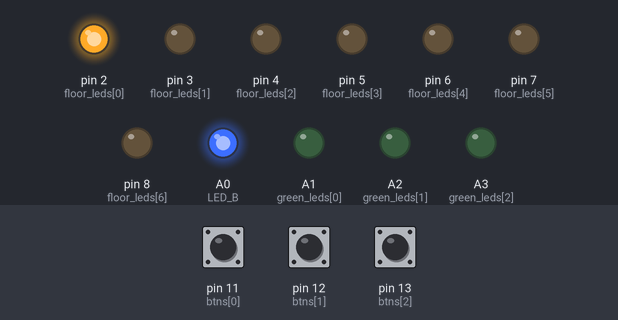
This sketch was run on a simulated Arduino Uno, built with avr-gcc and run on an emulated ATmega328P. On the bench: output pins drawn as LEDs (lit = HIGH). Dashed ring = blinking. The test bench sets the inputs (shaded band); at power-on: pin 12 (btns[1]) LOW, pin 11 (btns[0]) LOW, pin 13 (btns[2]) LOW.

Above: at 1.2 s.
1.3 s: pin 12 (btns[1]) pulled HIGH for 0.15 s
At 1.8 s:
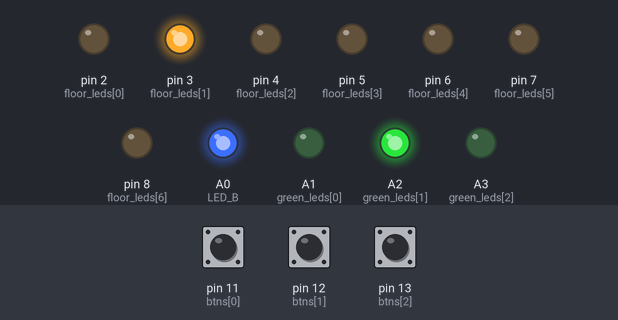
4.4 s: pin 11 (btns[0]) pulled HIGH for 3.2 s
At 7.7 s:
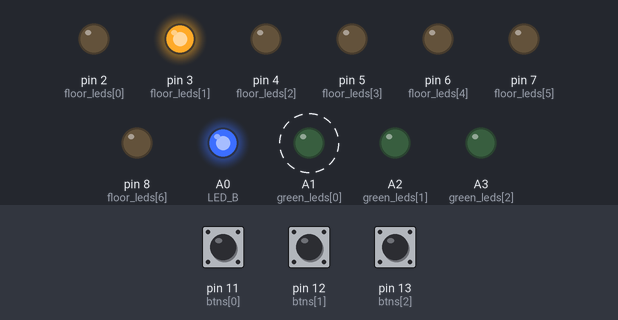
9.1 s: pin 13 (btns[2]) pulled HIGH for 1 s
At 10.5 s:
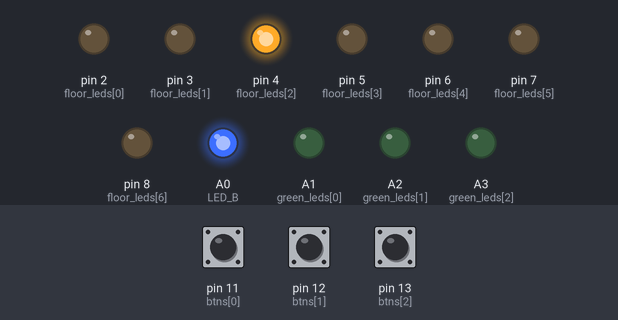
11.6 s: pin 11 (btns[0]) pulled HIGH for 0.15 s
At 12.0 s:
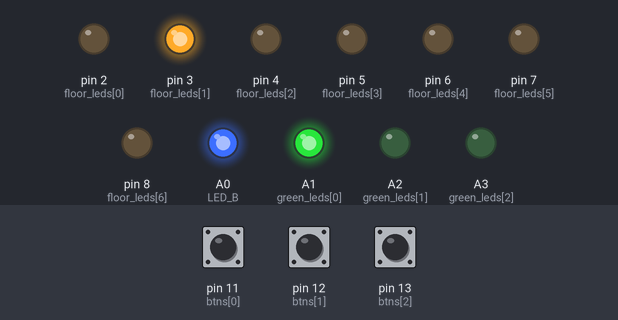
14.7 s: pin 13 (btns[2]) pulled HIGH for 0.15 s
At 15.5 s:
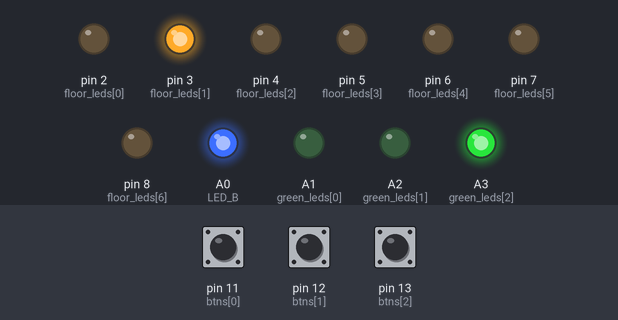
17.8 s: pin 12 (btns[1]) pulled HIGH for 1 s
At 21.3 s:
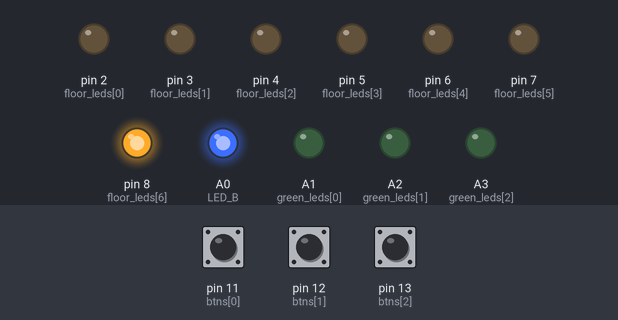
Timing chart, 0 to 22.8 s (numbered marks = the images above; inputs shaded):
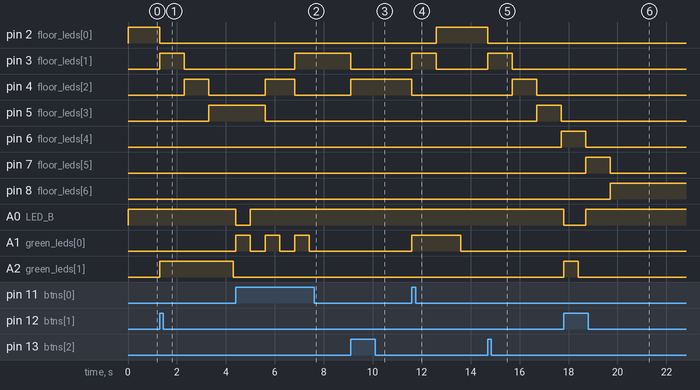

Measured:
- after the input at 1.3 s, pin 2 (floor_leds[0]): HIGH → LOW at once; pin 3 (floor_leds[1]): LOW → HIGH at once, → LOW 1.0 s later; pin 4 (floor_leds[2]): LOW → HIGH after 1.0 s, → LOW 1.0 s later; pin 5 (floor_leds[3]): LOW → HIGH after 2.0 s; A2 (green_leds[1]): LOW → HIGH at once, → LOW 3.0 s later
- after the input at 4.4 s, pin 3 (floor_leds[1]): LOW → HIGH after 2.4 s; pin 4 (floor_leds[2]): LOW → HIGH after 1.2 s, → LOW 1.2 s later
- after the input at 9.1 s, pin 3 (floor_leds[1]): HIGH → LOW at once; pin 4 (floor_leds[2]): LOW → HIGH at once; A3 (green_leds[2]): LOW → HIGH at once, → LOW 0.60 s later
- after the input at 11.6 s, pin 2 (floor_leds[0]): LOW → HIGH after 1.0 s; pin 3 (floor_leds[1]): LOW → HIGH at once, → LOW 1.0 s later; pin 4 (floor_leds[2]): HIGH → LOW at once; A1 (green_leds[0]): LOW → HIGH at once, → LOW 2.0 s later
- after the input at 14.7 s, pin 2 (floor_leds[0]): HIGH → LOW at once; pin 3 (floor_leds[1]): LOW → HIGH at once, → LOW 1.0 s later; pin 4 (floor_leds[2]): LOW → HIGH after 1.0 s, → LOW 1.0 s later; pin 5 (floor_leds[3]): LOW → HIGH after 2.0 s, → LOW 1.0 s later; pin 6 (floor_leds[4]): LOW → HIGH after 3.0 s
- after the input at 17.8 s, A0 (LED_B): HIGH → LOW at once, → HIGH 0.90 s later; A2 (green_leds[1]): LOW → HIGH at once, → LOW 0.60 s later

The sketch:

main.ino
```cpp
#define LED_B A0    // BLUE for standby
const int btns[3] = {11, 12, 13};
const int green_leds[3] = {A1, A2, A3};   // LED for green status
const int floor_leds[7] = {2, 3, 4, 5, 6, 7, 8};  // LEDs for each floor

unsigned long last_bounces[3];
bool called_floors[3] = {false, false, false};
unsigned int current_floor = 0;  // Start at floor 0
unsigned int target_floor = 0;  // No target initially
bool isMoving = false;
unsigned long last_move_time = 0;
const unsigned long moveInterval = 1000;
const unsigned long debounceInterval = 600;

class Queue {
  private:
    int front, rear, count;
    int queue[10];
  public:
    Queue() {
      front = 0;
      rear = 0;
      count = 0;
    }
    bool isEmpty() { return count == 0; }
    void enqueue(int floor) {
      if (count < 10) {
        queue[rear] = floor;
        rear = (rear + 1) % 10;
        count++;
      }
    }
    int dequeue() {
      if (isEmpty()) return -1;
      int floor = queue[front];
      front = (front + 1) % 10;
      count--;
      return floor;
    }
    int peek() {  // 다음 목표 층을 확인 (제거 X)
      return isEmpty() ? -1 : queue[front];
    }
    void remove(int floor){
      if (isEmpty()) return;
      int temp[10], newCount =0, newRear = 0;
      while(!isEmpty()){
        int f = dequeue();
        if (f != floor) temp[newRear++] = f;
      }
      for (int i=0; i<newRear; i++) enqueue(temp[i]);
    }
};

Queue lift_order;

void moveUp() {
  isMoving = true;
  digitalWrite(floor_leds[++current_floor], HIGH);
  digitalWrite(floor_leds[current_floor - 1], LOW);
}

void moveDown() {
  isMoving = true;
  digitalWrite(floor_leds[--current_floor], HIGH);
  digitalWrite(floor_leds[current_floor + 1], LOW);
}

void arrival(int target_F) {
  isMoving = false;
  digitalWrite(green_leds[target_F / 3], LOW); // 목표 층 LED 끄기
  called_floors[target_F / 3] = false;  // 호출 상태 초기화
}

void buttonDetect() {
  unsigned long current_millis = millis();
  for (int i = 0; i < 3; i++) {
    int floor = i * 3; // indices 0, 3, 6 -> 1~3F

    if (digitalRead(btns[i]) == HIGH && current_millis - last_bounces[i] > debounceInterval) {
      digitalWrite(green_leds[i], HIGH);

      if (!called_floors[i]) {   // enqueue only for not being called
        lift_order.enqueue(floor);
        called_floors[i] = true;
      } else{
        // 같은 층 버튼을 다시 누르면 호출 취소
        lift_order.remove(floor);
        digitalWrite(green_leds[i], LOW);
        called_floors[i] = false;
      }
      digitalWrite(LED_B, LOW);
      last_bounces[i] = current_millis; // update last calling time
    }
  }
}

void setup() {
  Serial.begin(9600);
  pinMode(LED_B, OUTPUT);
  for (int i = 0; i < 7; i++) pinMode(floor_leds[i], OUTPUT);
  for (int i = 0; i < 3; i++) {
    pinMode(green_leds[i], OUTPUT);
    pinMode(btns[i], INPUT);
  }
  memset(&last_bounces[0], 0, sizeof(last_bounces));
  digitalWrite(floor_leds[0], HIGH);  // The lift starts at first floor.
}

void standby() {
  digitalWrite(LED_B, HIGH);
  isMoving = false;
}

void loop() {
  buttonDetect();

  if (!isMoving && !lift_order.isEmpty()) {
    target_floor = lift_order.peek();  // 다음 목적지 확인
    unsigned long current_time = millis();
    if (current_time - last_move_time >= moveInterval) {
      if (current_floor < target_floor) {moveUp();}
      else if (current_floor > target_floor) {moveDown();}
      else {
        arrival(target_floor);
        lift_order.dequeue();  // 도착 후 큐에서 제거
      }
      last_move_time = current_time;
    }
  } else {
    standby();
  }
}
```
